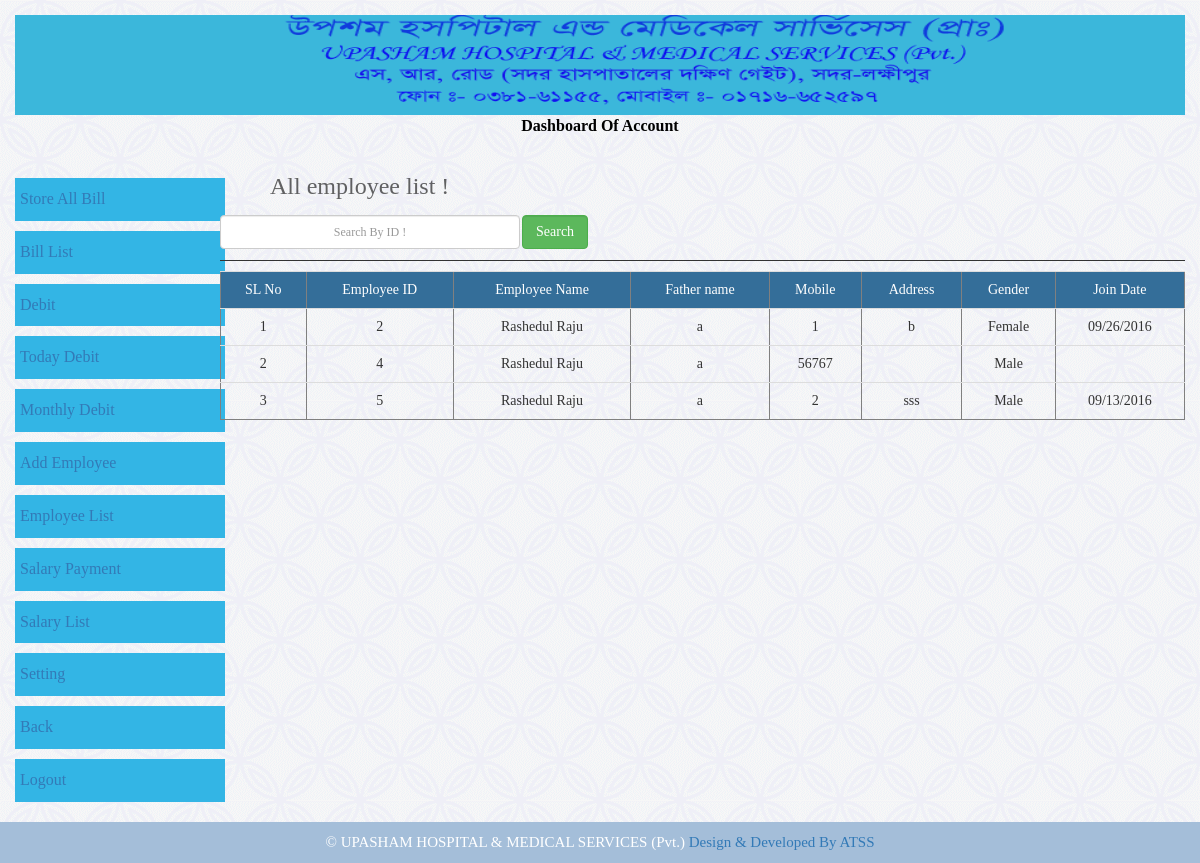
The app's page /account/add_employ_list.php (signed in) with its own data.
### tables this page shows
CREATE TABLE IF NOT EXISTS `add_person` (
  `id` int(10) NOT NULL AUTO_INCREMENT,
  `name` varchar(255) NOT NULL,
  `f_name` varchar(255) NOT NULL,
  `mobile` int(10) NOT NULL,
  `address` varchar(255) NOT NULL,
  `gender` varchar(255) NOT NULL,
  `date` varchar(255) NOT NULL,
  `month` varchar(255) NOT NULL,
  `year` int(10) NOT NULL,
  PRIMARY KEY (`id`)
);

### account/add_employ_list.php (the view, shortened to what this page needs)
<!DOCTYPE html>
<html>
    <head>
        <link rel="stylesheet" href="../css/responsive.css">
        <link rel="stylesheet" href="../css/bootstrap.min.css">
        <link rel="stylesheet" href="../css/font-awesome.min.css">
        <link rel="stylesheet" href="../css/bootstrap.css">
        <link rel="stylesheet" href="../css/datepicker.css">
    </head>
    <body>
            <div class="dashbord_area">
                <div class="container-fluid">
                    <div class="row">
                        <div class="col-md-12">
                            <div class="dashboard_text text-center">
                                <img src="../images/baner.png" alt="UPASHAM HOSPITAL" title="UPASHAM HOSPITAL" height="100">
                            <br>
                                Dashboard Of Account
                            </div>
                        </div>
                    </div>
                </div>
            </div>
            <div class="body_area" >
                <div class="container-fluid">
                    <div class="row">
                        <div class="col-md-3">
                            <div class="left_content_area">
                                <?php include './left_side_accounts.php'; ?>
                            </div>
                        </div>
                        <div class="col-md-9">
                            <div class="right_content_area" style="margin-left: -95px;">
                                <div class="patient_list_area">
                                    <div class="response">
                                        <div class="" style="border-bottom: 1px solid;padding-bottom: 6px;">
                                            <h2 style="color: #000;font-family: caption;font-size: 24px;margin-left: 50px;opacity: 0.6;display: inline-block;">
                                                <?php echo 'All employee list !'; ?>
                                            </h2>
                                            <form action="search_employ.php" method="POST" style="font-size: 15px; padding-top: 5px; padding-bottom: 5px;">
                                                <table border="0" >
                                                    <tr>
                                                        <td style="text-align: center;"><input style="text-align: center;font-size: 12px;width: 300px;" type="text"  name="selldate" id="selldate"  class="form-control datepicker" placeholder="Search By ID !" required></td>
                                                        <td><input type="submit" name="search" value="Search" class="form-control btn-success" style="margin-left: 2px;"></td>
                                                    </tr>
                                                </table>
                                            </form>
                                        </div>
                                        <table border="1" class="table text-center" style="margin-top: 10px;">
                                            <tr class="">
                                                <td style="background-color: #346E99;color: #fff;">SL No</td>
                                                <td style="background-color: #346E99;color: #fff;">Employee ID</td>
                                                <td style="background-color: #346E99;color: #fff;">Employee Name</td>
                                                <td style="background-color: #346E99;color: #fff;">Father name</td>
                                                <td style="background-color: #346E99;color: #fff;">Mobile</td>
                                                <td style="background-color: #346E99;color: #fff;">Address</td>
                                                <td style="background-color: #346E99;color: #fff;">Gender</td>
                                                <td style="background-color: #346E99;color: #fff;">Join Date</td>
                                            </tr>
                                            <?php
                                            include '../connection/db.php';
                                            $select_sql = "SELECT * FROM `add_person` ";
                                            $execute_sql = $conn->query($select_sql);
                                            $count = mysqli_num_rows($execute_sql);
                                            if ($count > 0) {
                                                $sl=0;
                                                while ($row = $execute_sql->fetch_assoc()) {
                                                    $sl++;
                                                    ?>
                                                    <tr>
                                                        <td><?php echo $sl; ?></td>
                                                        <td><?php echo $row['id']; ?></td>
                                                        <td><?php echo $row['name']; ?></td>
                                                        <td><?php echo $row['f_name']; ?></td>
                                                        <td><?php echo $row['mobile']; ?></td>
                                                        <td><?php echo $row['address']; ?></td>
                                                        <td><?php echo $row['gender']; ?></td>
                                                        <td><?php echo $row['date']; ?></td>
                                                    </tr>
                                                <?php }
                                            }?>
                                        </table>
                                    </div>
                                </div>
                            </div>
                        </div>
                    </div>
                </div>
            </div>
            <div class="footer_area">
                <div class="container-fluid">
                    <div class="row">
                        <?php include '../footer.php'; ?>
                    </div>
                </div>
            </div>
    </body>
</html>

### css/datepicker.css (style rules this page uses)
.datepicker { top: 0; left: 0; padding: 4px; margin-top: 1px; -webkit-border-radius: 4px; -moz-border-radius: 4px; border-radius: 4px; }
.datepicker:before { content: ''; display: inline-block; border-left: 7px solid transparent; border-right: 7px solid transparent; border-bottom: 7px solid #ccc; border-bottom-color: rgba(0, 0, 0, 0.2); position: absolute; top: -7px; left: 6px; }
.datepicker:after { content: ''; display: inline-block; border-left: 6px solid transparent; border-right: 6px solid transparent; border-bottom: 6px solid #ffffff; position: absolute; top: -6px; left: 7px; }

### account/add_employ_list.php (style rules this page uses)
body { height: 100%; background: url(../images/patern.png); font-family: initial; }
.dashbord_area { padding: 15px 0; }
.dashboard_text { color: #000; font-family: caption; font-size: 16px; font-weight: bolder; }
.dashboard_text img { width: 100%; }

### records on screen
add_person: id "2", name "Rashedul Raju", f_name "a", mobile "1", address "b", gender "Female", date "09/26/2016"
add_person: id "4", name "Rashedul Raju", f_name "a", mobile "56767", gender "Male"
add_person: id "5", name "Rashedul Raju", f_name "a", mobile "2", address "sss", gender "Male", date "09/13/2016"

### other values on screen
$title5 "UPASHAM HOSPITAL & MEDICAL SERVICES (Pvt.)"
